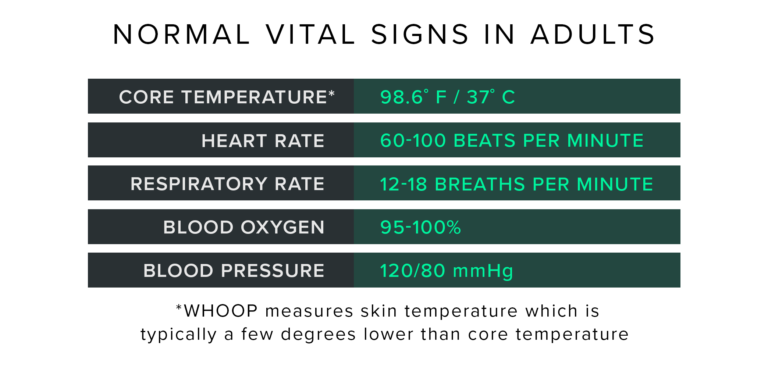
#> input picture frontend-app/src/OCR/select.png, 768 x 371 px
$ jupyter execute --allow-errors OCR.ipynb   (shell and % lines are left out)
#> lines starting #> are read from the running program, lines starting #| are printed output that depends on the picture
[cell 1]
import fitz  # PyMuPDF

def extract_text_from_pdf(pdf_path):
    doc = fitz.open(pdf_path)
    text = ""
    for page in doc:
        text += page.get_text("text") + "\n"
    return text

#> (the rest of this cell did not finish here and is left out)

[cell 2]
import cv2
import pytesseract
from PIL import Image

# Load and process the image
image_path = "select.png"  # Replace with your image file path
image = cv2.imread(image_path)
#> image is the input picture: shape (371, 768, 3); mean B, G, R 183.3, 185.2, 174.3
gray = cv2.cvtColor(image, cv2.COLOR_BGR2GRAY)  # Convert to grayscale
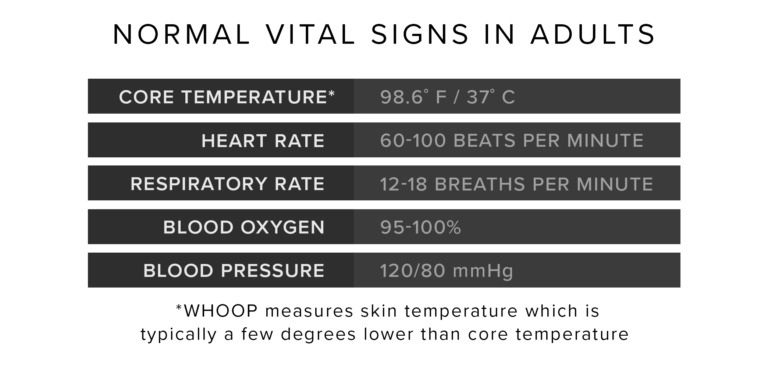
#> gray: shape (371, 768); min 0, max 255, mean 181.6

# Extract text using Tesseract
#> (the rest of this cell did not finish here and is left out)
